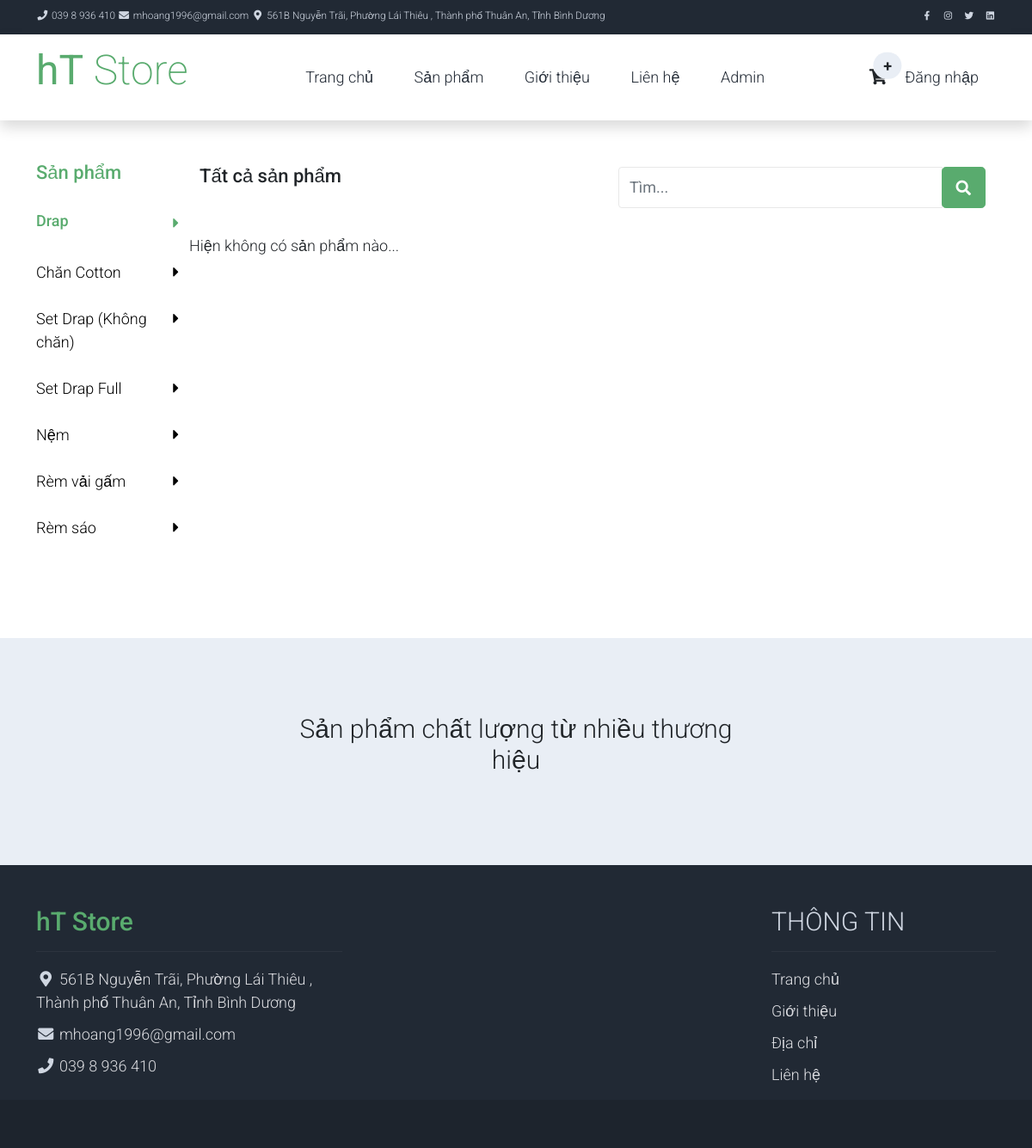
The app's page /products/category/tag=2 with its own data.
### tables this page shows
CREATE TABLE `tbl_menuitem` (
  `Id` int(11) NOT NULL,
  `Name` text NOT NULL,
  `IdGroup` int(11) NOT NULL,
  `Link` text NOT NULL,
  `OrderNum` int(11) NOT NULL,
  `Icon` text NOT NULL
);

CREATE TABLE `tbl_category` (
  `Id` int(11) NOT NULL,
  `CategoryName` text DEFAULT NULL,
  `Description` text DEFAULT NULL
);

### app/Views/products/category.php (the view, shortened to what the rows shown need)
<?php
$modelCate = new CategoryVM();
$dataCate = $modelCate->GetDataTable();
$par = App::$__params[0];
$idCate = str_replace("tag=", "", $par);
?>
<div class="container py-5">
    <div class="row">
        <div class="col-lg-2">
            <h1 class="h3 pb-4 text-success">Sản phẩm</h1>
            <ul class="list-unstyled templatemo-accordion">
                <div class="pb-3">
                    <?php
                    if (!empty($dataCate)) {
                        while ($row = $dataCate->fetch_array()) {
                            $item = new CategoryVM($row);
                            $textgreen = $item->Id == $idCate ? "text-success" : "";
                            $h4 = $item->Id == $idCate ? "h4" : "";
                    ?>
                            <a class="collapsed d-flex justify-content-between text-decoration-none <?php echo $textgreen; ?> <?php echo $h4; ?>" href="/products/category/tag=<?php echo $item->Id; ?>">
                                <?php echo $item->CategoryName; ?>
                                <i class="pull-right fas fa-caret-right mt-1" mt-1"></i>
                            </a>
                            <br />
                    <?php
                        }
                    }
                    ?>
                </div>
            </ul>
        </div>
    </div>
</div>

### app/Views/layouts/_headerLayout.php (shortened to what the rows shown need)
<?php
   $model = new MenuItemVM();
   ?>
<nav class="navbar navbar-expand-lg bg-dark navbar-light d-none d-lg-block" id="templatemo_nav_top">
    <div class="container text-light">
        <div class="w-100 d-flex justify-content-between">
            <div>
                <?php
                   $datainfo = $model->GetDataTable(" `IdGroup` = 2 ORDER BY `OrderNum`");
                   if (!empty($datainfo)) {
                       while ($row = $datainfo->fetch_array()) {
                           $item = new MenuItemVM($row);
                   ?>
                        <i class="<?php echo $item->Icon ?>"></i>
                        <a class="navbar-sm-brand text-light text-decoration-none" href=""><?php echo $item->Name ?></a>
                <?php
                       }
                   }
                   ?>
            </div>
            <div>
                <?php
                   $datainfoicon = $model->GetDataTable(" `IdGroup` = 4 ORDER BY `OrderNum`");
                   if (!empty($datainfoicon)) {
                       while ($row = $datainfoicon->fetch_array()) {
                           $item = new MenuItemVM($row);
                   ?>
                        <a class="text-light" href="<?php echo $item->Link ?>" target="_blank" rel="sponsored"><i class="<?php echo $item->Icon ?>"></i></a>
                <?php
                       }
                   }
                   ?>
            </div>
        </div>
    </div>
</nav>
<nav class="navbar navbar-expand-lg navbar-light shadow">
    <div class="container d-flex justify-content-between align-items-center">
        <a class="navbar-brand text-success logo h1 align-self-center" href="/home">
            <h1 class="h1 text-success"><b>hT</b> Store</h1>
        </a>
        <div class="align-self-center collapse navbar-collapse flex-fill  d-lg-flex justify-content-lg-between" id="templatemo_main_nav">
            <div class="flex-fill">
                <ul class="nav navbar-nav d-flex justify-content-between mx-lg-auto">
                    <?php
                       $data = $model->GetDataTable(" `IdGroup` = 1 ORDER BY `OrderNum`");
                       if (!empty($data)) {
                           while ($row = $data->fetch_array()) {
                               $item = new MenuItemVM($row);
                       ?>
                            <li class="nav-item">
                                <a class="nav-link" href="<?php echo $item->Link ?>"><?php echo $item->Name ?></a>
                            </li>
                    <?php
                           }
                       }
                       ?>
                </ul>
            </div>
        </div>
    </div>
</nav>

### app/Views/layouts/_footerLayout.php (shortened to what the rows shown need)
<section class="bg-light py-5">
    <div class="container my-4">
        <div class="row text-center py-3">
            <div class="col-lg-6 m-auto">
                <h2 class="h2">Sản phẩm chất lượng từ nhiều thương hiệu</h2>
            </div>
        </div>
    </div>
</section>
<footer class="bg-dark" id="tempaltemo_footer">
    <div class="container">
        <div class="row">
            <div class="col-md-4 pt-5">
                <h2 class="h2 text-success border-bottom pb-3 border-light logo">hT Store</h2>
                <ul class="list-unstyled text-light footer-link-list">
                    <?php
                    $model = new MenuItemVM();
                    $datainfo = $model->GetDataTable(" `IdGroup` = 2 ORDER BY `OrderNum` DESC");
                    if (!empty($datainfo)) {
                        while ($row = $datainfo->fetch_array()) {
                            $item = new MenuItemVM($row);
                    ?>
                            <li>
                                <i class="<?php echo $item->Icon; ?>"></i>
                                <a class="text-decoration-none" href="#"><?php echo $item->Name; ?></a>
                            </li>
                    <?php
                        }
                    }
                    ?>
                </ul>
            </div>
            <div class="col-md-3 pt-5">
                <h2 class="h2 text-light border-bottom pb-3 border-light">THÔNG TIN</h2>
            </div>
        </div>
    </div>
</footer>

### records on screen
tbl_menuitem: Name "039 8 936 410"
tbl_menuitem: Name "mhoang1996@gmail.com"
tbl_menuitem: Name "561B Nguyễn Trãi, Phường Lái Thiêu , Thành phố Thuân An, Tỉnh Bình Dương"
tbl_menuitem: Name "Trang chủ"
tbl_menuitem: Name "Sản phẩm"
tbl_menuitem: Name "Giới thiệu"
tbl_menuitem: Name "Liên hệ"
tbl_menuitem: Name "Admin"
tbl_category: CategoryName "Drap"
tbl_category: CategoryName "Chăn Cotton"
tbl_category: CategoryName "Set Drap (Không chăn)"
tbl_category: CategoryName "Set Drap Full"
tbl_category: CategoryName "Nệm"
tbl_category: CategoryName "Rèm vải gấm"
tbl_category: CategoryName "Rèm sáo"
